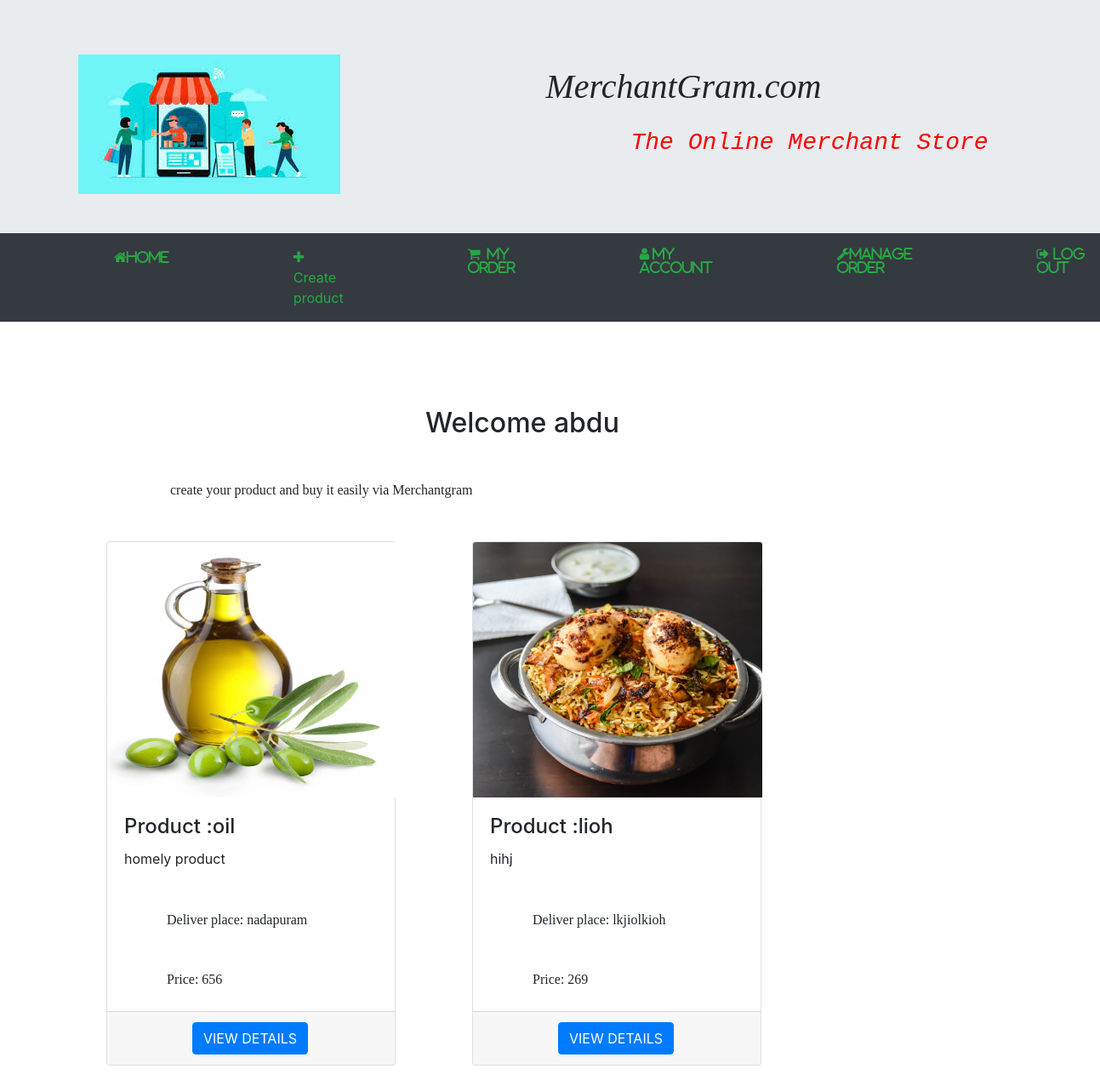
The page /Merchant_home (signed in) on the database its author committed.
### merchantapp/models.py (models this page shows, shortened)
class Product(models.Model):
    product_name=models.CharField(max_length=50)
    image=models.ImageField(null=True)
    description=models.TextField(blank=True,null=True)
    Delivery_place=models.CharField(max_length=50)
    price=models.CharField(max_length=50)
    merchant_username= models.CharField(max_length=50,blank=True,null=True)

### merchantapp/views.py (the view)
# urls.py: path('Merchant_home', views.Merchant_home, name='Merchant_home'),
def Merchant_home(request):
    if 'user' in request.session:
        username=request.session['user']
        products=Product.objects.filter(merchant_username=username)
        return render(request,'merchanthome.html',{'objs':products,'username':username})
    return render(request,'home.html')

### merchantapp/templates/merchanthome.html (shortened to what this page needs)
{% extends 'base.html' %}
{% load static %}
{% block content %}
<link rel="stylesheet" href="https://cdnjs.cloudflare.com/ajax/libs/font-awesome/4.7.0/css/font-awesome.min.css">
<link rel="stylesheet" href="{% static 'css/merchanthome.css' %}">
<div >
  <div class="jumbotron jumbotron-fluid">
  <div class="container">
      <div class="row">
        <div class="col-sm-2">
            <img src="{% static 'img/logo.jpg' %}">
        </div>
        <div class="col-sm-10">
            <h1><font>MerchantGram.com</h1>
          <h3>The online merchant store</h3>
        </div>
        </div>
      </div>
  </div>
</div>
<nav class="navbar navbar-expand-sm bg-dark navbar-dark" style="margin-top: -50px">
        <ul class="navbar-nav" style="margin-left: 30px;">
            <li class="nav-item " style="margin-left: 30px;">
              <a class="nav-link text-success" href="{% url 'Merchant_home' %}" style="margin-left: 50px;"><i class="fa fa fw fa-home">HOME</i></a>
            </li>
            <li class="nav-item">
              <a class="nav-link text-success" href="{% url 'CreateProduct' %}" style="margin-left: 130px;"><i class="fa fa fw fa-plus"></i>Create product</a>
            </li>
            <li class="nav-item">
              <a class="nav-link text-success" href="{% url 'Merchant_orders' %}"><i class="fa fa-shopping-cart"style="margin-left: 130px;">&nbsp My Order </i></a>
            </li>
            <li class="nav-item">
               <a class="nav-link text-success" href="{% url 'merchant_profile_view' %}"><i class="fa fa fw fa-user"style="margin-left: 130px;">&nbspMy Account</i></a>
            </li>
          <li class="nav-item">
               <a class="nav-link text-success" href="{% url 'manage_order' %}"><i class="fa fa-wrench"style="margin-left: 130px;">Manage order</i></a>
            </li>
            <li class="nav-item">
              <a class="nav-link text-success" href="{% url 'LogoutMerchant' %}"><i class="fa fa-sign-out"style="margin-left: 130px;">&nbspLog Out</i></a>
            </li>
        </ul>
</nav>
<div>
    <h2>Welcome {{username}}</h2>
    <div >
      <h6 style="margin-left:200px;margin-top: 50px;">create your product and buy it easily via Merchantgram</h6>
    </div>
</div>
<div style="margin-top: 50px;margin-left: 50px" class="row">
      {% for x in objs %}
     <div class="col-lg-3 col-md-6 mb-4" style="max-height: 650px;max-width: 370px; margin-left: 60px;">
          <div class="card " style="max-height: 650px;max-width: 350px">
              <a href="">
                <img class="card-img-top" src="{{x.image.url}}" alt="" style="height:300px;width:340px">
              </a>
              <div class="card-body">
              <h4 class="card-title">Product :{{x.product_name}}</h4>
              <p class="card-text">{{x.description}}  </p>
                <h6>Deliver place: {{x.Delivery_place}}</h6>
                  <h6>Price: {{x.price}}</h6>
            </div>
            <div class="card-footer">
                <a class="btn btn-primary" role="button" href="{% url 'ProductDetails' x.id %}" style="margin-left: 80px">VIEW DETAILS</a>
            </div>
          </div>
  </div>
    {% endfor %}
</div>
{% endblock %}

### merchantapp/templates/base.html (shortened to what this page needs)
<!DOCTYPE html>
<html lang="en">
<head>
    {% load static %}
  <link rel="stylesheet" href="https://cdn.jsdelivr.net/npm/bootstrap@4.6.2/dist/css/bootstrap.min.css">
</head>
<body>
  {% block content %}
  {% endblock %}
</body>
</html>

### merchantapp/static/css/merchanthome.css (style rules this page uses)
.col-sm-10 { margin-left: 250px; margin-top: -150px; }
h1 { margin-left: 300px; font-style: italic; font-family: "OCR A Extended"; }
h3 { margin-top: 25px; margin-left: 400px; color: red; text-transform: capitalize; font-style: oblique; font-family: "Bitstream Vera Sans Mono", Monaco, "Courier New", Courier, monospace; }
h2 { margin-top: 100px; margin-left: -300px; }
h6 { margin-left: 50px; margin-top: 50px; font-family: "Cooper Black" }
h2 { margin-left: 500px; }

### rows shown on the page
Product: image (picture), product_name "oil", description "homely product", Delivery_place "nadapuram", price "656"
Product: image (picture), product_name "lioh", description "hihj", Delivery_place "lkjiolkioh", price "269"

### other values the page prints
{{ username }} "abdu"
